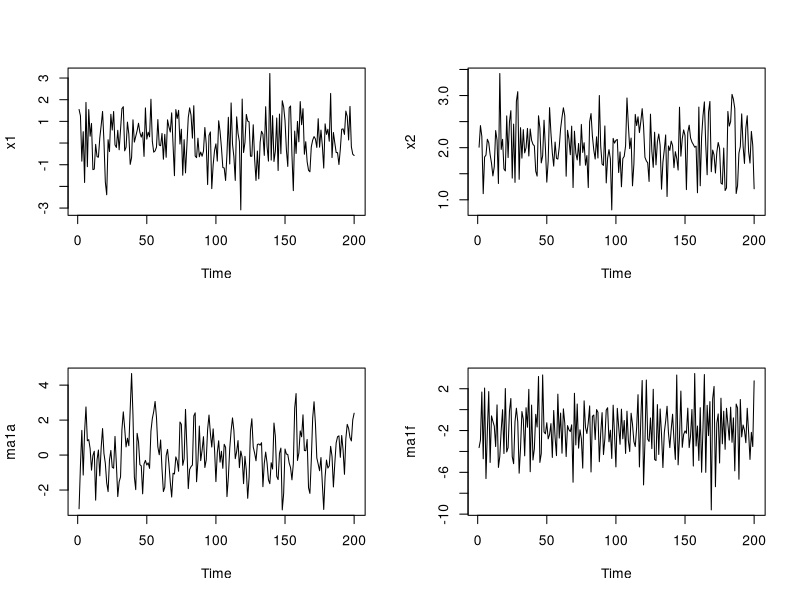
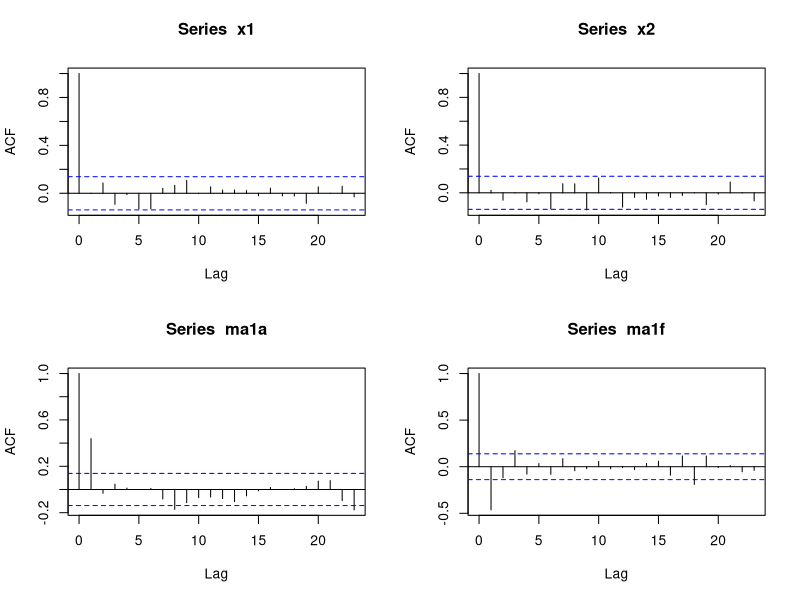
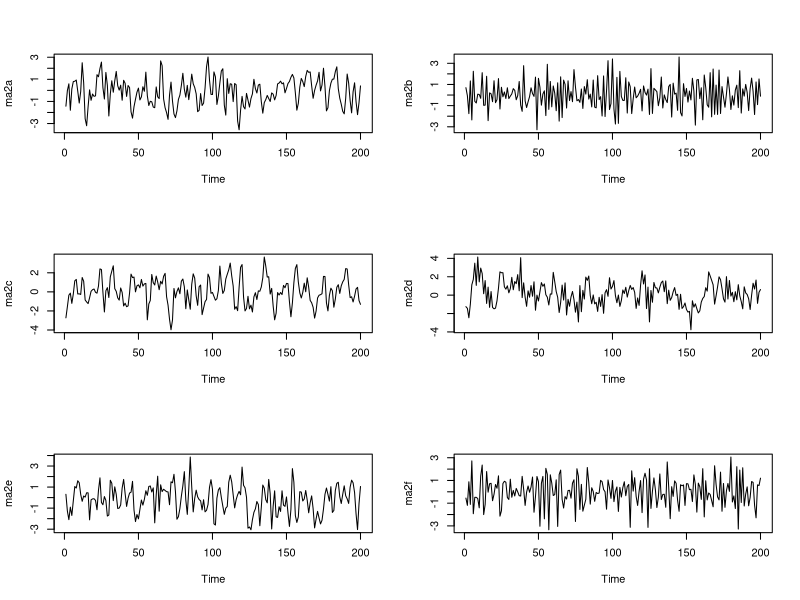
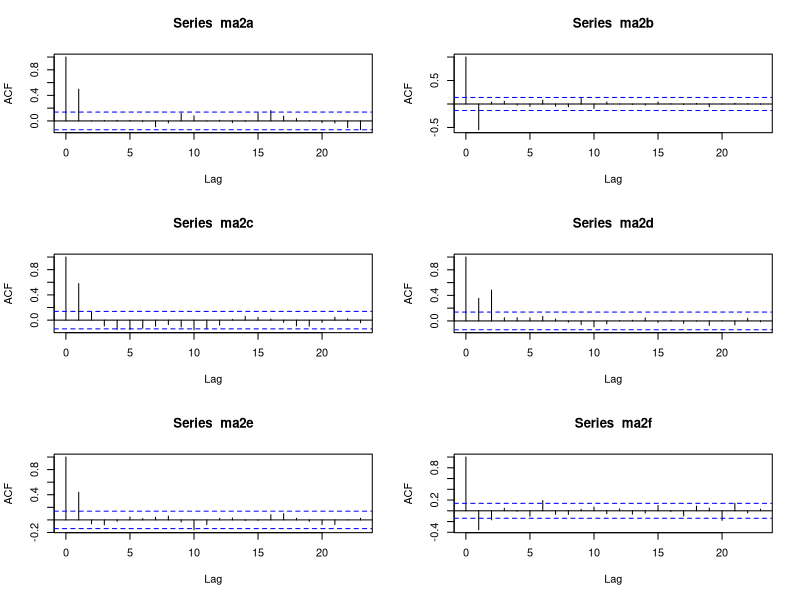
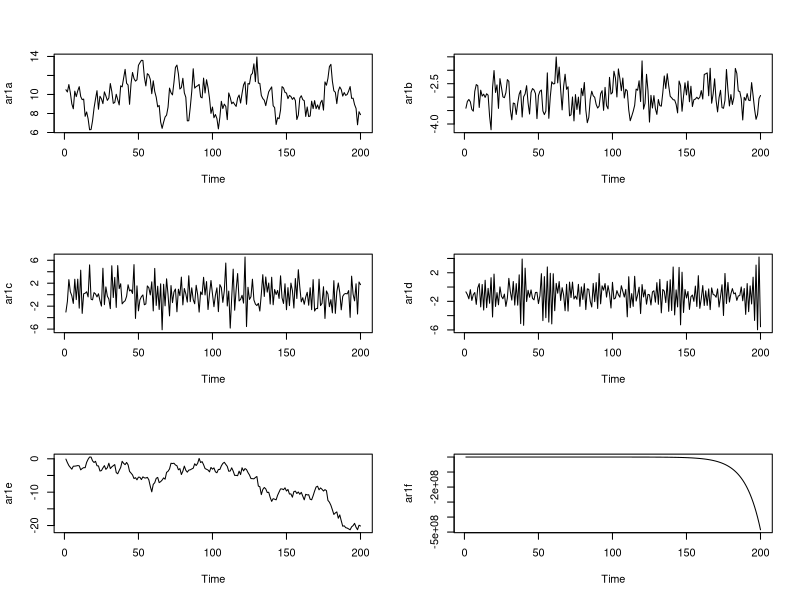
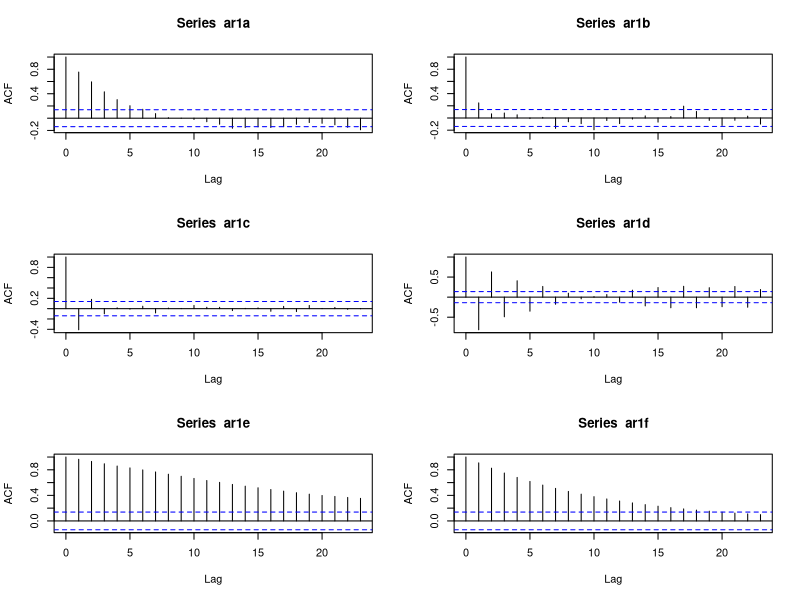
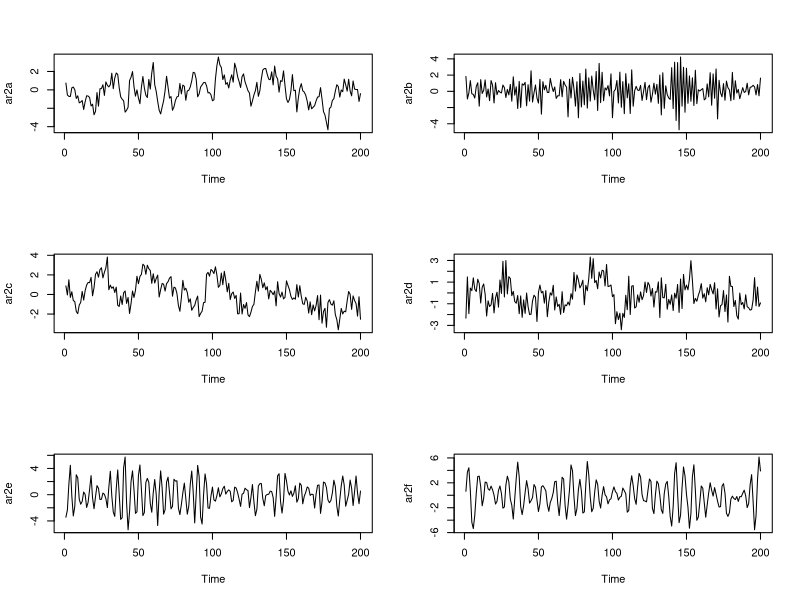
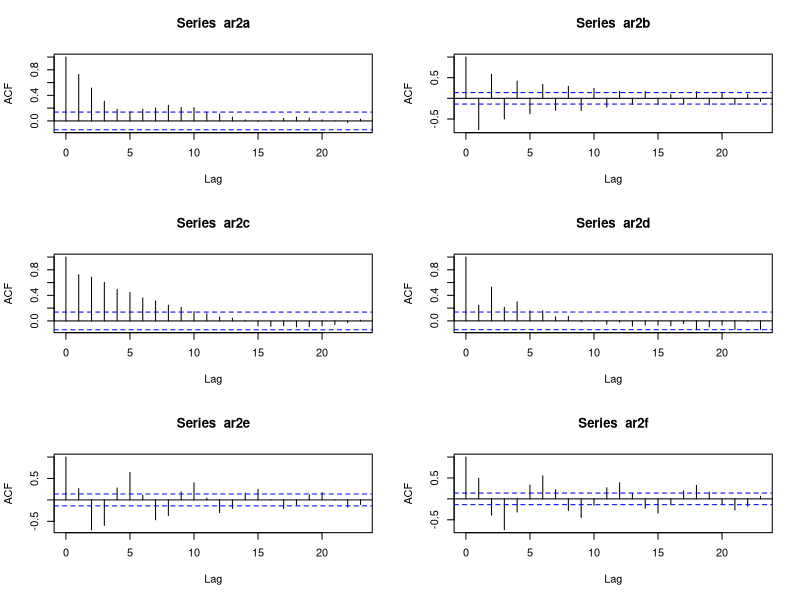

Write R code to recreate these figures, in order.
## ---- chunk 1
knitr::opts_chunk$set(echo = TRUE)
## ---- chunk 2
T <- 200 # 標本数
ma1 <- c(0, 0, 1) # MA(1)

# 図2.1 (a)
ma.c = 0.8 # MA係数 0.8
ma1a <- arima.sim(list(order = ma1, ma = ma.c), n = T)

# 図2.1 (b)
mu = 2; ma.c = 0.5; sd = 0.5 # 平均 2, MA係数 0.5, 標準偏差 0.5
ma1b <- mu + arima.sim(list(order = ma1, ma = ma.c), sd = sd, n = T)

# 図2.1 (c)
mu = -2; ma.c = 0.3; sd = 2 # 平均 -2, MA係数 0.3, 標準偏差 2
ma1c <- mu + arima.sim(list(order = ma1, ma = ma.c), sd = sd, n = T)

# 図2.1 (d)
ma.c = -0.3 # MA係数 -0.3
ma1d <- arima.sim(list(order = ma1, ma = ma.c), n = T)

# 図2.1 (e)
mu = 2; ma.c = -0.5; sd = 0.5 # 平均 2, MA係数 -0.5, 標準偏差 0.5
ma1e <- mu + arima.sim(list(order = ma1, ma = ma.c), sd = sd, n = T)

# 図2.1 (f)
mu = -2; ma.c = -0.8; sd = 2 # 平均 -2, MA係数 -0.8, 標準偏差 2
ma1f <- mu + arima.sim(list(order = ma1, ma = ma.c), sd = sd, n = T)
## ---- chunk 3
x1 <- rnorm(T) # 独立に標準正規分布に従う模擬データ
x2 <- rnorm(T, 2, 0.5) # 平均 2, 標準偏差 0.5

par(mfrow = c(2, 2)) # プロット画面を2行2列に分割
# 時系列プロット
ts.plot(x1); ts.plot(x2) # 時系列でないので ts.plot を用いる
plot(ma1a); plot(ma1f) # 時系列なので ts.plot を用いる必要はない
## ---- chunk 4
par(mfrow = c(2, 2)) # プロット画面を2行2列に分割
# コレログラム
acf(x1); acf(x2) # 上段
acf(ma1a); acf(ma1f) # 下段
## ---- chunk 5
T <- 200 # 標本数
ma1 <- c(0, 0, 1) # MA(1)
ma2 <- c(0, 0, 2) # MA(2)

# 図2.2 (a) 
ma.c = 0.8 # MA1係数 0.8
ma2a <- arima.sim(list(order = ma1, ma = ma.c), n = T)

# 図2.2 (b)
ma.c = -0.8 # MA1係数 -0.8
ma2b <- arima.sim(list(order = ma1, ma = ma.c), n = T)

# 図2.2 (c)
ma.c = c(0.8, 0.3) # MA1係数 0.8, MA2係数 0.3
ma2c <- arima.sim(list(order = ma2, ma = ma.c), n = T)

# 図2.2 (d)
ma.c = c(0.3, 0.8) # MA1係数 0.3, MA2係数 0.8
ma2d <- arima.sim(list(order = ma2, ma = ma.c), n = T)

# 図2.2 (e)
ma.c = c(0.8, -0.3) # MA1係数 0.8, MA2係数 -0.3
ma2e <- arima.sim(list(order = ma2, ma = ma.c), n = T)

# 図2.2 (f)
ma.c = c(-0.8, -0.3) # MA1係数 -0.8, MA2係数 -0.3
ma2f <- arima.sim(list(order = ma2, ma = ma.c), n = T)
## ---- chunk 6
par(mfrow = c(3, 2)) # プロット画面を3行2列に分割
# 時系列プロット
plot(ma2a); plot(ma2b) # 上段
plot(ma2c); plot(ma2d) # 中段
plot(ma2e); plot(ma2f) # 下段
## ---- chunk 7
par(mfrow = c(3, 2)) # プロット画面を3行2列に分割
# コレログラム
acf(ma2a); acf(ma2b) # 上段
acf(ma2c); acf(ma2d) # 中段
acf(ma2e); acf(ma2f) # 下段
## ---- chunk 8
T <- 200 # 標本数
ar1 <- c(1, 0, 0) # AR(1)

# 図2.3 (a)
const = 2; ar.c = 0.8 # 定数項 2, AR係数 0.8
ar1a <- const / (1 - ar.c) + arima.sim(list(order = ar1, ar = ar.c), n = T)

# 図2.3 (b)
const = -2; ar.c = 0.3; sd = 0.5 # 定数項 -2, AR係数 0.3, 標準偏差 0.5
ar1b <- const / (1 - ar.c) + arima.sim(list(order = ar1, ar = ar.c), sd = sd, n = T)

# 図2.3 (c)
ar.c = -0.3; sd = 2 # AR係数 -0.3, 標準偏差 2
ar1c <- arima.sim(list(order = ar1, ar = ar.c), sd = sd, n = T)

# 図2.3 (d)
const = -2; ar.c = -0.8 # 定数項 -2, AR係数 -0.8
ar1d <- const / (1 - ar.c) + arima.sim(list(order = ar1, ar = ar.c), n = T)

# 図2.3 (e)
ar.c = 1 # AR係数 1
ar1e <- filter(rnorm(T), ar.c, method = "recursive")

# 図2.3 (f)
ar.c = 1.1 # AR係数 1.1
ar1f <- filter(rnorm(T), ar.c, method = "recursive")
## ---- chunk 9
par(mfrow = c(3, 2)) # プロット画面を3行2列に分割
# 時系列プロット
plot(ar1a); plot(ar1b) # 上段
plot(ar1c); plot(ar1d) # 中段
plot(ar1e); plot(ar1f) # 下段
## ---- chunk 10
par(mfrow = c(3, 2)) # プロット画面を3行2列に分割
# コレログラム
acf(ar1a); acf(ar1b) # 上段
acf(ar1c); acf(ar1d) # 中段
acf(ar1e); acf(ar1f) # 下段
## ---- chunk 11
T <- 200 # 標本数
ar1 <- c(1, 0, 0) # AR(1)
ar2 <- c(2, 0, 0) # AR(2)

# 図2.4 (a)
ar.ca = 0.8 # AR1係数 0.8
ar2a <- arima.sim(list(order = ar1, ar = ar.ca), n = T)

# 図2.4 (b)
ar.cb = -0.8 # AR1係数 -0.8
ar2b <- arima.sim(list(order = ar1, ar = ar.cb), n = T)

# 図2.4 (c)
ar.cc = c(0.5, 0.35) # AR1係数 = 0.5, AR2係数 = 0.35
ar2c <- arima.sim(list(order = ar2, ar = ar.cc), n = T)

# 図2.4 (d)
ar.cd = c(0.1, 0.5) # AR1係数 = 0.1, AR2係数 = 0.5
ar2d <- arima.sim(list(order = ar2, ar = ar.cd), n = T)

# 図2.4 (e)
ar.ce = c(0.5, -0.8) # AR1係数 = 0.5, AR2係数 = -0.8
ar2e <- arima.sim(list(order = ar2, ar = ar.ce), n = T)

# 図2.4 (f)
ar.cf = c(0.9, -0.8) # AR1係数 = 0.9, AR2係数 = -0.8
ar2f <- arima.sim(list(order = ar2, ar = ar.cf), n = T)
## ---- chunk 12
par(mfrow = c(3, 2)) # プロット画面を3行2列に分割
# 時系列プロット
plot(ar2a); plot(ar2b) # 上段
plot(ar2c); plot(ar2d) # 中段
plot(ar2e); plot(ar2f) # 下段
## ---- chunk 13
par(mfrow = c(3, 2)) # プロット画面を3行2列に分割
# コレログラム
acf(ar2a); acf(ar2b) # 上段
acf(ar2c); acf(ar2d) # 中段
acf(ar2e); acf(ar2f) # 下段
## ---- chunk 14
# (c) 解は実数
polyroot(c(1, -ar.cc))
## ---- chunk 15
# (d) 解は実数
polyroot(c(1, -ar.cd))
## ---- chunk 16
# (e) 解は虚数であるから, 自己相関係数は循環する
polyroot(c(1, -ar.ce))
## ---- chunk 17
# (f) 解は虚数であるから, 自己相関係数は循環する
polyroot(c(1, -ar.cf))
